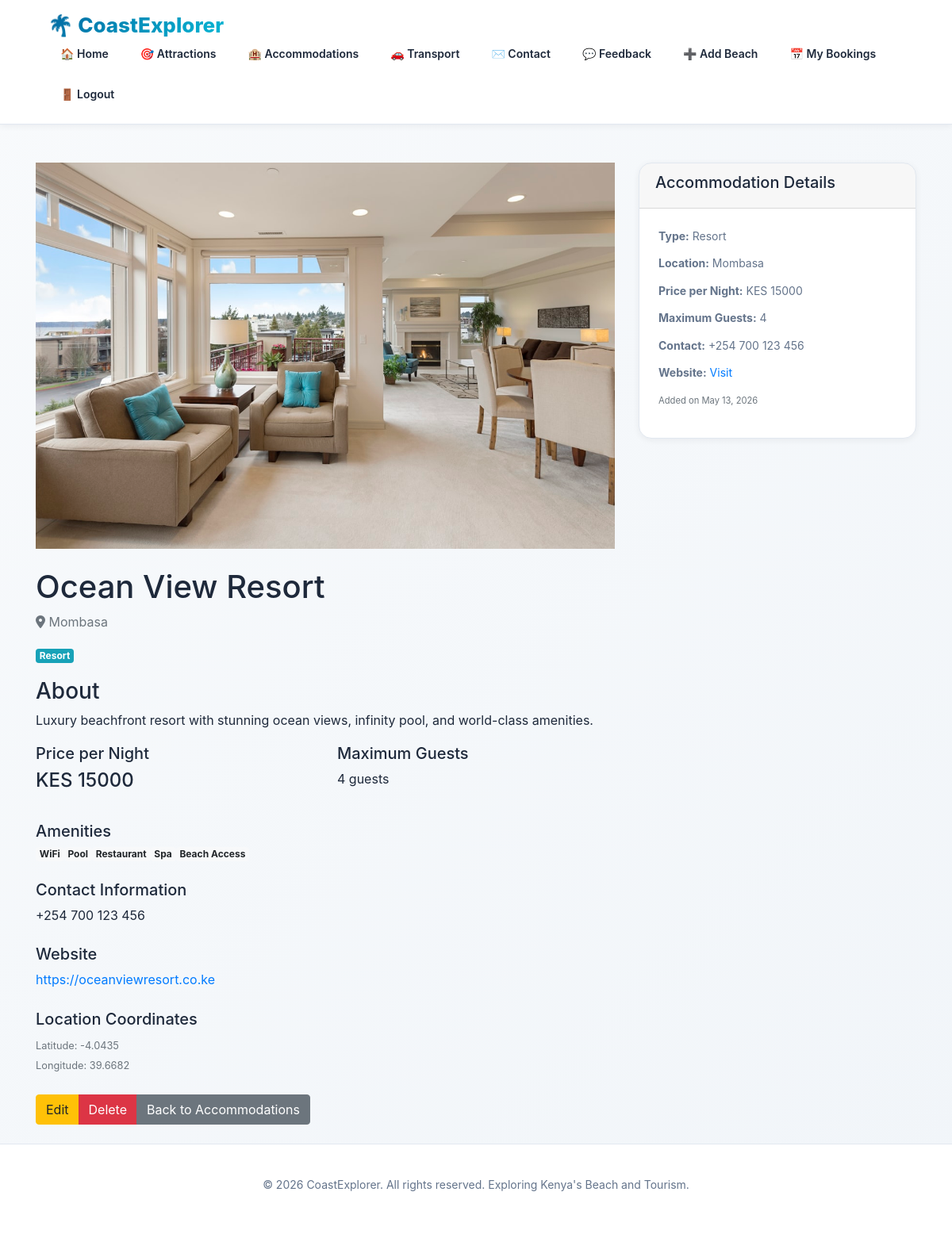
The app's page /accommodation/1/ (signed in) with its own data.
### tourism/models.py (models this page shows, shortened)
class Accommodation(models.Model):
    ACCOMMODATION_TYPE_CHOICES = [
        ('hotel', 'Hotel'),
        ('resort', 'Resort'),
        ('guesthouse', 'Guesthouse'),
        ('apartment', 'Apartment'),
        ('villa', 'Villa'),
        ('cottage', 'Cottage'),
        ('camp', 'Camp'),
        ('other', 'Other'),
    ]
    name = models.CharField(max_length=100)
    location = models.CharField(max_length=100)
    accommodation_type = models.CharField(max_length=20, choices=ACCOMMODATION_TYPE_CHOICES)
    description = models.TextField()
    price_per_night = models.IntegerField()
    max_guests = models.IntegerField(default=2)
    amenities = models.TextField(blank=True, help_text="Comma-separated list of amenities")
    image = models.ImageField(upload_to='accommodation_images/', blank=True, null=True)
    latitude = models.FloatField(blank=True, null=True)
    longitude = models.FloatField(blank=True, null=True)
    contact_info = models.CharField(max_length=200, blank=True)
    website = models.URLField(blank=True)
    created_at = models.DateTimeField(default=timezone.now)
    def get_amenities_list(self):
        if self.amenities:
            return [amenity.strip() for amenity in self.amenities.split(',')]
        return []

### tourism/views.py (the view)
# urls.py: path('accommodation/<int:id>/', views.accommodation_detail, name='accommodation_detail'),
@login_required
def accommodation_detail(request, id):
    accommodation = get_object_or_404(Accommodation, id=id)
    return render(request, 'accommodation_detail.html', {'accommodation': accommodation})

### tourism/templates/accommodation_detail.html (shortened to what this page needs)
{% extends 'base.html' %}
{% block content %}
<div class="container mt-5">
    <div class="row">
        <div class="col-md-8">
            {% if accommodation.image %}
                <img src="{{ accommodation.image.url }}" class="img-fluid mb-4" alt="{{ accommodation.name }}" style="max-height: 500px; object-fit: cover;">
            {% else %}
                <img src="https://images.unsplash.com/photo-1566073771259-6a8506099945?auto=format&fit=crop&w=1300&q=80" class="img-fluid mb-4" alt="{{ accommodation.name }}" style="max-height: 500px; object-fit: cover;">
            {% endif %}
            <h1>{{ accommodation.name }}</h1>
            <p class="text-muted mb-3">
                <i class="fas fa-map-marker-alt"></i> {{ accommodation.location }}
            </p>
            <div class="mb-3">
                <span class="badge badge-info">{{ accommodation.get_accommodation_type_display }}</span>
            </div>
            <h3>About</h3>
            <p>{{ accommodation.description }}</p>
            <div class="row mb-4">
                <div class="col-md-6">
                    <h5>Price per Night</h5>
                    <p class="h4">KES {{ accommodation.price_per_night }}</p>
                </div>
                <div class="col-md-6">
                    <h5>Maximum Guests</h5>
                    <p>{{ accommodation.max_guests }} guests</p>
                </div>
            </div>
            {% if accommodation.amenities %}
                <div class="mb-4">
                    <h5>Amenities</h5>
                    <div class="d-flex flex-wrap gap-2">
                        {% for amenity in accommodation.get_amenities_list %}
                            <span class="badge badge-light">{{ amenity }}</span>
                        {% endfor %}
                    </div>
                </div>
            {% endif %}
            {% if accommodation.contact_info %}
                <div class="mb-4">
                    <h5>Contact Information</h5>
                    <p>{{ accommodation.contact_info }}</p>
                </div>
            {% endif %}
            {% if accommodation.website %}
                <div class="mb-4">
                    <h5>Website</h5>
                    <p><a href="{{ accommodation.website }}" target="_blank" rel="noopener noreferrer">{{ accommodation.website }}</a></p>
                </div>
            {% endif %}
            {% if accommodation.latitude and accommodation.longitude %}
                <div class="mb-4">
                    <h5>Location Coordinates</h5>
                    <p>
                        <small class="text-muted">
                            Latitude: {{ accommodation.latitude }}<br>
                            Longitude: {{ accommodation.longitude }}
                        </small>
                    </p>
                </div>
            {% endif %}
            <div class="btn-group mb-4" role="group">
                <a href="{% url 'update_accommodation' accommodation.id %}" class="btn btn-warning">Edit</a>
                <a href="{% url 'delete_accommodation' accommodation.id %}" class="btn btn-danger">Delete</a>
                <a href="{% url 'accommodations' %}" class="btn btn-secondary">Back to Accommodations</a>
            </div>
        </div>
        <div class="col-md-4">
            <div class="card">
                <div class="card-header">
                    <h5>Accommodation Details</h5>
                </div>
                <div class="card-body">
                    <p><strong>Type:</strong> {{ accommodation.get_accommodation_type_display }}</p>
                    <p><strong>Location:</strong> {{ accommodation.location }}</p>
                    <p><strong>Price per Night:</strong> KES {{ accommodation.price_per_night }}</p>
                    <p><strong>Maximum Guests:</strong> {{ accommodation.max_guests }}</p>
                    {% if accommodation.contact_info %}
                        <p><strong>Contact:</strong> {{ accommodation.contact_info }}</p>
                    {% endif %}
                    {% if accommodation.website %}
                        <p><strong>Website:</strong> <a href="{{ accommodation.website }}" target="_blank" rel="noopener noreferrer">Visit</a></p>
                    {% endif %}
                    <p><small class="text-muted">Added on {{ accommodation.created_at|date:"F d, Y" }}</small></p>
                </div>
            </div>
        </div>
    </div>
</div>
{% endblock %}

### tourism/templates/base.html (style rules this page uses)
:root { --primary-dark: #0f172a; --primary-blue: #0369a1; --accent-cyan: #06b6d4; --light-bg: #f8fafc; --white: #ffffff; --text-dark: #1e293b; --text-muted: #64748b; --border: #e2e8f0; --shadow-sm: 0 2px 8px rgba(15, 23, 42, 0.06); --shadow-md: 0 8px 20px rgba(15, 23, 42, 0.1); --shadow-lg: 0 20px 60px rgba(15, 23, 42, 0.12); }
* { margin: 0; padding: 0; box-sizing: border-box; }
html, body { scroll-behavior: smooth; }
body { background: linear-gradient(135deg, #f8fafc 0%, #f1f5f9 100%); color: var(--text-dark); font-family: -apple-system, BlinkMacSystemFont, 'Segoe UI', 'Roboto', 'Oxygen', 'Ubuntu', 'Cantarell', sans-serif; line-height: 1.6; min-height: 100vh; display: flex; flex-direction: column; }
.card { background: var(--white); border-radius: 16px; overflow: hidden; box-shadow: var(--shadow-sm); display: flex; flex-direction: column; transition: all 0.3s cubic-bezier(0.4, 0, 0.2, 1); border: 1px solid var(--border); }
.card-body { padding: 24px; flex: 1; display: flex; flex-direction: column; }
.card-body p { margin-bottom: 12px; line-height: 1.6; color: var(--text-muted); font-size: 14px; }

### records on screen
Accommodation: image (picture), name "Ocean View Resort", location "Mombasa", accommodation_type "Resort", description "Luxury beachfront resort with stunning ocean views, infinity pool, and world-class amenities.", price_per_night "15000", max_guests "4", contact_info "+254 700 123 456", website "https://oceanviewresort.co.ke", latitude "-4.0435", longitude "39.6682", created_at "May 13, 2026"

### other values on screen
{{ amenity }} "WiFi" "Pool" "Restaurant" "Spa" "Beach Access"
